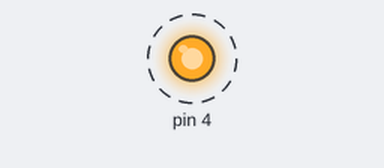
The sketch below on a simulated Arduino Uno, built with avr-gcc and run on an emulated ATmega328P. Parts: output pins drawn as LEDs (lit = HIGH). Dashed ring = blinking.

Above: at 0.5 s.
Timing chart, 0 to 4.6 s (numbered marks = the images above):
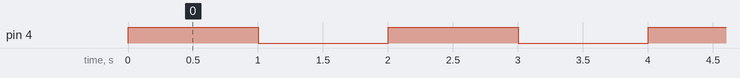

Measured:
- by itself, pin 4: alternates HIGH for 1.0 s and LOW for 1.0 s

The sketch:

arduino1.ino
```cpp
int red=4;
void setup() {
  pinMode(4,OUTPUT);
  // put your setup code here, to run once:

}

void loop() {
  digitalWrite(4,HIGH);
  delay(1000);
  digitalWrite(4,LOW);
  delay(1000);
  // put your main code here, to run repeatedly:

}
```
